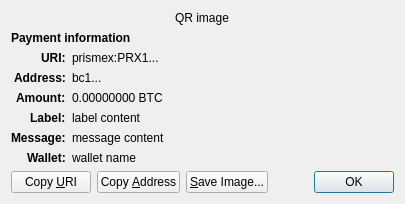
<?xml version="1.0" encoding="UTF-8"?>
<ui version="4.0">
 <class>ReceiveRequestDialog</class>
 <widget class="QDialog" name="ReceiveRequestDialog">
  <property name="geometry">
   <rect>
    <x>0</x>
    <y>0</y>
    <width>413</width>
    <height>229</height>
   </rect>
  </property>
  <property name="windowTitle">
   <string>Request payment to ...</string>
  </property>
  <layout class="QGridLayout" name="gridLayout" columnstretch="0,1">
   <property name="sizeConstraint">
    <enum>QLayout::SetFixedSize</enum>
   </property>
   <item row="0" column="0" colspan="2" alignment="Qt::AlignHCenter">
    <widget class="QRImageWidget" name="qr_code">
     <property name="text">
      <string notr="true">QR image</string>
     </property>
     <property name="textInteractionFlags">
      <set>Qt::NoTextInteraction</set>
     </property>
    </widget>
   </item>
   <item row="1" column="0" colspan="2">
    <widget class="QLabel" name="payment_header">
     <property name="font">
      <font>
       <weight>75</weight>
       <bold>true</bold>
      </font>
     </property>
     <property name="text">
      <string>Payment information</string>
     </property>
     <property name="textInteractionFlags">
      <set>Qt::NoTextInteraction</set>
     </property>
    </widget>
   </item>
   <item row="2" column="0" alignment="Qt::AlignRight|Qt::AlignTop">
    <widget class="QLabel" name="uri_tag">
     <property name="font">
      <font>
       <weight>75</weight>
       <bold>true</bold>
      </font>
     </property>
     <property name="text">
      <string notr="true">URI:</string>
     </property>
     <property name="textFormat">
      <enum>Qt::PlainText</enum>
     </property>
     <property name="textInteractionFlags">
      <set>Qt::NoTextInteraction</set>
     </property>
    </widget>
   </item>
   <item row="2" column="1" alignment="Qt::AlignTop">
    <widget class="QLabel" name="uri_content">
     <property name="text">
      <string notr="true">prismex:PRX1...</string>
     </property>
     <property name="textFormat">
      <enum>Qt::RichText</enum>
     </property>
     <property name="wordWrap">
      <bool>true</bool>
     </property>
     <property name="textInteractionFlags">
      <set>Qt::TextSelectableByMouse</set>
     </property>
    </widget>
   </item>
   <item row="3" column="0" alignment="Qt::AlignRight|Qt::AlignTop">
    <widget class="QLabel" name="address_tag">
     <property name="font">
      <font>
       <weight>75</weight>
       <bold>true</bold>
      </font>
     </property>
     <property name="text">
      <string>Address:</string>
     </property>
     <property name="textInteractionFlags">
      <set>Qt::NoTextInteraction</set>
     </property>
    </widget>
   </item>
   <item row="3" column="1" alignment="Qt::AlignTop">
    <widget class="QLabel" name="address_content">
     <property name="text">
      <string notr="true">bc1...</string>
     </property>
     <property name="textFormat">
      <enum>Qt::PlainText</enum>
     </property>
     <property name="textInteractionFlags">
      <set>Qt::TextSelectableByMouse</set>
     </property>
    </widget>
   </item>
   <item row="4" column="0" alignment="Qt::AlignRight|Qt::AlignTop">
    <widget class="QLabel" name="amount_tag">
     <property name="font">
      <font>
       <weight>75</weight>
       <bold>true</bold>
      </font>
     </property>
     <property name="text">
      <string>Amount:</string>
     </property>
     <property name="textInteractionFlags">
      <set>Qt::NoTextInteraction</set>
     </property>
    </widget>
   </item>
   <item row="4" column="1" alignment="Qt::AlignTop">
    <widget class="QLabel" name="amount_content">
     <property name="text">
      <string notr="true">0.00000000 BTC</string>
     </property>
     <property name="textFormat">
      <enum>Qt::PlainText</enum>
     </property>
     <property name="textInteractionFlags">
      <set>Qt::TextSelectableByMouse</set>
     </property>
    </widget>
   </item>
   <item row="5" column="0" alignment="Qt::AlignRight|Qt::AlignTop">
    <widget class="QLabel" name="label_tag">
     <property name="font">
      <font>
       <weight>75</weight>
       <bold>true</bold>
      </font>
     </property>
     <property name="text">
      <string>Label:</string>
     </property>
     <property name="textInteractionFlags">
      <set>Qt::NoTextInteraction</set>
     </property>
    </widget>
   </item>
   <item row="5" column="1" alignment="Qt::AlignTop">
    <widget class="QLabel" name="label_content">
     <property name="text">
      <string notr="true">label content</string>
     </property>
     <property name="textFormat">
      <enum>Qt::PlainText</enum>
     </property>
     <property name="wordWrap">
      <bool>true</bool>
     </property>
     <property name="textInteractionFlags">
      <set>Qt::TextSelectableByMouse</set>
     </property>
    </widget>
   </item>
   <item row="6" column="0" alignment="Qt::AlignRight|Qt::AlignTop">
    <widget class="QLabel" name="message_tag">
     <property name="font">
      <font>
       <weight>75</weight>
       <bold>true</bold>
      </font>
     </property>
     <property name="text">
      <string>Message:</string>
     </property>
     <property name="textInteractionFlags">
      <set>Qt::NoTextInteraction</set>
     </property>
    </widget>
   </item>
   <item row="6" column="1" alignment="Qt::AlignTop">
    <widget class="QLabel" name="message_content">
     <property name="text">
      <string notr="true">message content</string>
     </property>
     <property name="textFormat">
      <enum>Qt::PlainText</enum>
     </property>
     <property name="wordWrap">
      <bool>true</bool>
     </property>
     <property name="textInteractionFlags">
      <set>Qt::TextSelectableByMouse</set>
     </property>
    </widget>
   </item>
   <item row="7" column="0" alignment="Qt::AlignRight|Qt::AlignTop">
    <widget class="QLabel" name="wallet_tag">
     <property name="font">
      <font>
       <weight>75</weight>
       <bold>true</bold>
      </font>
     </property>
     <property name="text">
      <string>Wallet:</string>
     </property>
     <property name="textInteractionFlags">
      <set>Qt::NoTextInteraction</set>
     </property>
    </widget>
   </item>
   <item row="7" column="1" alignment="Qt::AlignTop">
    <widget class="QLabel" name="wallet_content">
     <property name="text">
      <string notr="true">wallet name</string>
     </property>
     <property name="textFormat">
      <enum>Qt::PlainText</enum>
     </property>
     <property name="wordWrap">
      <bool>true</bool>
     </property>
     <property name="textInteractionFlags">
      <set>Qt::TextSelectableByMouse</set>
     </property>
    </widget>
   </item>
   <item row="8" column="0" colspan="2">
    <layout class="QHBoxLayout" name="horizontalLayout">
     <item>
      <widget class="QPushButton" name="btnCopyURI">
       <property name="text">
        <string>Copy &amp;URI</string>
       </property>
       <property name="autoDefault">
        <bool>false</bool>
       </property>
      </widget>
     </item>
     <item>
      <widget class="QPushButton" name="btnCopyAddress">
       <property name="text">
        <string>Copy &amp;Address</string>
       </property>
       <property name="autoDefault">
        <bool>false</bool>
       </property>
      </widget>
     </item>
     <item>
      <widget class="QPushButton" name="btnSaveAs">
       <property name="text">
        <string>&amp;Save Image...</string>
       </property>
       <property name="autoDefault">
        <bool>false</bool>
       </property>
      </widget>
     </item>
     <item>
      <spacer name="horizontalSpacer_2">
       <property name="orientation">
        <enum>Qt::Horizontal</enum>
       </property>
       <property name="sizeHint" stdset="0">
        <size>
         <width>40</width>
         <height>20</height>
        </size>
       </property>
      </spacer>
     </item>
     <item>
      <widget class="QDialogButtonBox" name="buttonBox">
       <property name="focusPolicy">
        <enum>Qt::StrongFocus</enum>
       </property>
       <property name="standardButtons">
        <set>QDialogButtonBox::Ok</set>
       </property>
      </widget>
     </item>
    </layout>
   </item>
  </layout>
 </widget>
 <customwidgets>
  <customwidget>
   <class>QRImageWidget</class>
   <extends>QLabel</extends>
   <header>qt/qrimagewidget.h</header>
  </customwidget>
 </customwidgets>
 <tabstops>
  <tabstop>buttonBox</tabstop>
  <tabstop>btnCopyURI</tabstop>
  <tabstop>btnCopyAddress</tabstop>
  <tabstop>btnSaveAs</tabstop>
 </tabstops>
 <resources/>
 <connections>
  <connection>
   <sender>buttonBox</sender>
   <signal>accepted()</signal>
   <receiver>ReceiveRequestDialog</receiver>
   <slot>accept()</slot>
   <hints>
    <hint type="sourcelabel">
     <x>135</x>
     <y>230</y>
    </hint>
    <hint type="destinationlabel">
     <x>135</x>
     <y>126</y>
    </hint>
   </hints>
  </connection>
 </connections>
</ui>
